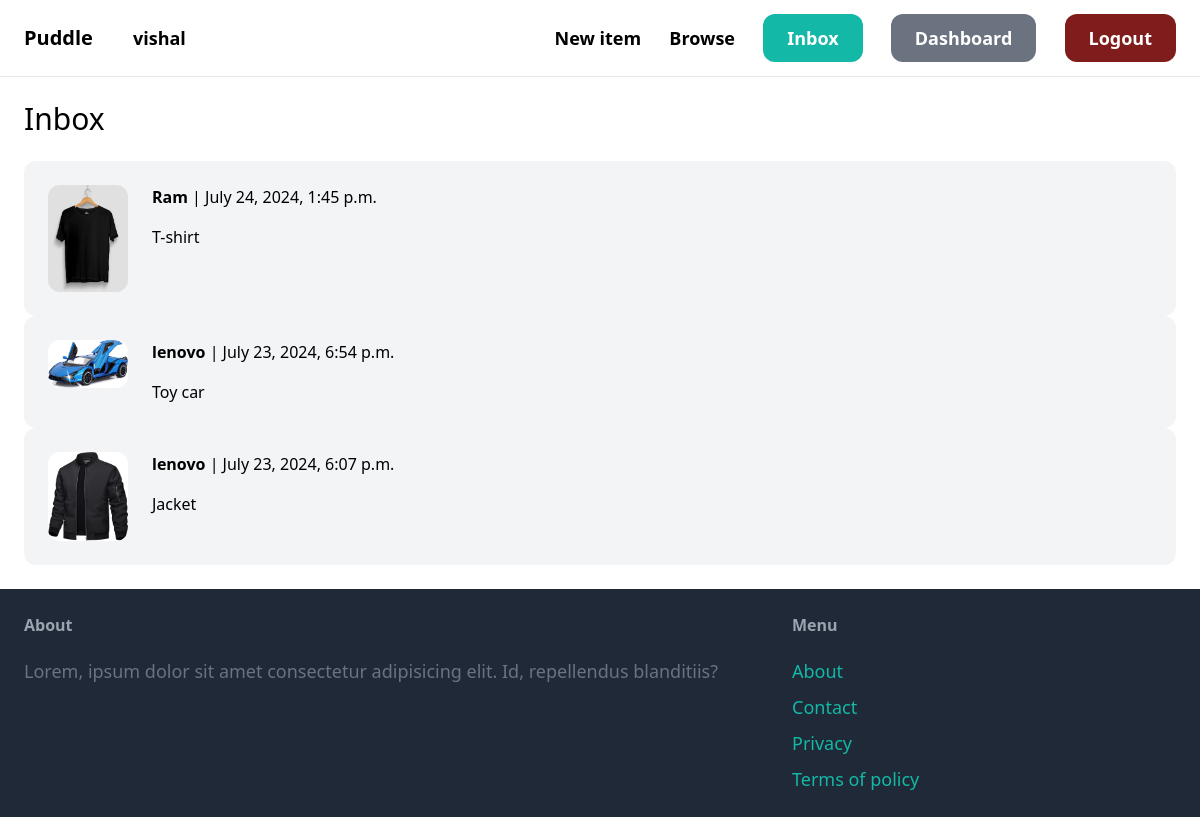
Screenshot of /inbox/ (signed in) with the database file from the repository.
### conversation/models.py (models this page shows)
class Conversation(models.Model):
    item = models.ForeignKey(Item, related_name='conversation', on_delete=models.CASCADE)
    members = models.ManyToManyField(User, related_name='conversations')
    created_at = models.DateTimeField(auto_now_add=True)
    modified_at = models.DateTimeField(auto_now_add=True)
    class Meta:
        ordering = ('-modified_at',)

### item/models.py (models this page shows, shortened)
class Item(models.Model):
    category= models.ForeignKey(Category, related_name='items', on_delete=models.CASCADE)
    name= models.CharField(max_length=255)
    description = models.TextField(blank=True, null=True)
    price = models.FloatField()
    image = models.ImageField(upload_to='item_images', blank=True, null=True)
    is_sold = models.BooleanField(default=False)
    created_by = models.ForeignKey(User, related_name = 'items', on_delete=models.CASCADE)
    created_at = models.DateTimeField(auto_now_add=True)

### conversation/views.py (the view)
# urls.py: path('', views.inbox, name='inbox'),
@login_required
def inbox(request):
    conversations = Conversation.objects.filter(members__in=[request.user.id])
    return render(request,'conversation/inbox.html', {
        'conversations':conversations
    })

### conversation/templates/conversation/inbox.html (shortened to what this page needs)
{% extends "core/base.html" %}
{% block content %}
<h1 class="mb-6 text-3xl">Inbox</h1>
<div class="space-y-6">
    {% for conversation in conversations %}
        <a href="{% url 'conversation:detail' conversation.id %}">
            <div class="p-6 flex bg-gray-100 rounded-xl">
                <div class="pr-6">
                    <img src="{{ conversation.item.image.url }}" class='w-20 rounded-xl' alt="">
                </div>
                <div>
                    {% for member in conversation.members.all %}
                    {% if member != request.user %}
                        <p class="pb-4"><strong>{{ member.username }}</strong> | {{ conversation.modified_at }}</p>
                        <p>{{ conversation.item.name }}</p>
                    {% endif %}
                    {% endfor %}
                </div>
            </div>
        </a>
    {% endfor %}
</div>
{% endblock %}

### core/templates/core/base.html (shortened to what this page needs)
<!DOCTYPE html>
<html lang="en">
<head>
    <script src='https://cdn.tailwindcss.com'></script>
</head>
<body>
    <nav class="py-6 px-6 flex justify-between items-center border-b border-gray-200">
        <div class="space-x-10 flex">
            <a href="/" class='text-xl font-semibold'>Puddle</a>
            {% if request.user.is_authenticated %}
            <div class='text-lg font-semibold'>{{ request.user.username }}</div>
            {% endif %}
        </div>
        <div class="space-x-6">
            <a href="{% url 'item:new' %}" class='text-lg font-semibold hover:text-gray-500'>New item</a>
            <a href="{% url 'item:items' %}" class='text-lg font-semibold hover:text-gray-500'>Browse</a>
            {% if request.user.is_authenticated %}
            <a href="{% url 'conversation:inbox' %}" class='px-6 py-3 text-lg font-semibold bg-teal-500 text-white rounded-xl hover:bg-teal-700'>Inbox</a>
            <a href="{% url 'dashboard:index' %}" class='px-6 py-3 text-lg font-semibold bg-gray-500 text-white rounded-xl hover:bg-gray-700'>Dashboard</a>
            <a href="{% url 'core:logout' %}" class='px-6 py-3 text-lg font-semibold bg-red-900 text-white rounded-xl hover:bg-red-950'>Logout</a>
            {% else %}
            <a href="{% url 'core:signup' %}" class='px-6 py-3 text-lg font-semibold bg-teal-500 text-white rounded-xl hover:bg-teal-700'>Sign up</a>
            <a href="{% url 'core:login' %}" class='px-6 py-3 text-lg font-semibold bg-gray-500 text-white rounded-xl hover:bg-gray-700'>Log in</a>
            {% endif %}
        </div>
    </nav>
    <div class="px-6 py-6">
        {% block content %}{% endblock %}
    </div>
    <footer class='py-6 px-6 flex justify-between bg-gray-800'>
        <div class="w2/3 pr-10">
            <h3 class="mb-5 font-semibold text-gray-400">About</h3>
            <p class="text-lg text-gray-500">Lorem, ipsum dolor sit amet consectetur adipisicing elit. Id, repellendus blanditiis?</p>
        </div>
        <div class="w-1/3">
            <h3 class="mb-5 font-semibold text-gray-400">Menu</h3>
            <ul class="space-y-2">
                <li><a href="#" class="text-lg text-teal-500 hover:text-teal-700">About</a></li>
                <li><a href="{% url 'core:contact' %}" class="text-lg text-teal-500 hover:text-teal-700">Contact</a></li>
                <li><a href="#" class="text-lg text-teal-500 hover:text-teal-700">Privacy</a></li>
                <li><a href="#" class="text-lg text-teal-500 hover:text-teal-700">Terms of policy</a></li>
            </ul>
        </div>
    </footer>
</body>
</html>

### rows the page displays
Conversation: item.image (picture), modified_at "July 24, 2024, 1:45 p.m.", item.name "T-shirt"
Conversation: item.image (picture), modified_at "July 23, 2024, 6:54 p.m.", item.name "Toy car"
Conversation: item.image (picture), modified_at "July 23, 2024, 6:07 p.m.", item.name "Jacket"

### other values shown
{{ request.user.username }} "vishal"
{{ member.username }} "Ram"
{{ member.username }} "lenovo"
